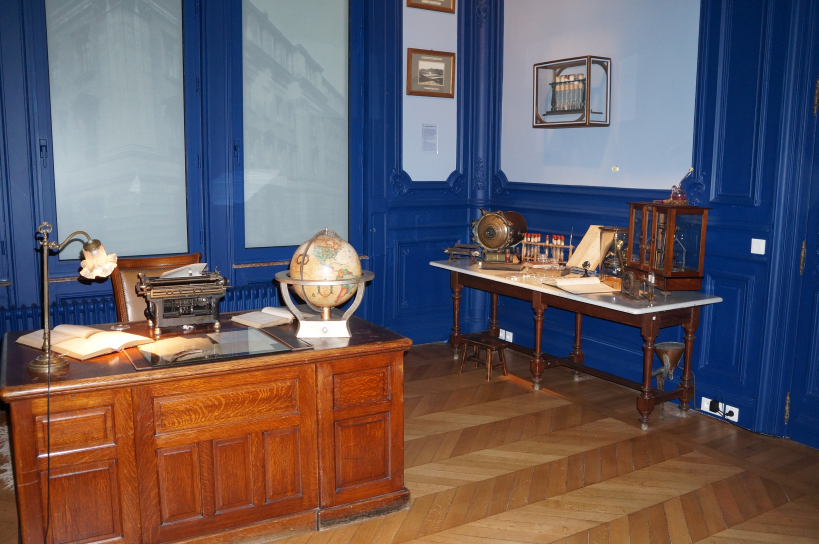
#> input picture episodes/talidomit-turkiye/img/arka_lille_lab_kaynak.jpg, 2456 x 1632 px (shown at 1/3 size)
$ python gorsel.py
#> lines starting #> are read from the running program, lines starting #| are printed output that depends on the picture
"""talidomit-turkiye arka plan ve kanıt görselleri (kaynaklardan yeniden üretir).

    python episodes/talidomit-turkiye/gorsel.py

- img/arka_lille_lab.jpg: Lille, Musée de l'Institut Pasteur, Calmette-Guérin laboratuvarı (Pierre André Leclercq,
  CC BY-SA 4.0; kaynak 4912x3264, img/arka_lille_lab_kaynak.jpg = 2456x1632 küçültülmüş kopya). Kare kırpım
  (masa + daktilo + küre solda, deney masası ve tüp rafları sağda), mavi duvarların doygunluğu azaltıldı,
  hafif aydınlatma (STIL §6: diyalog karesi parlaklığı ~121, doygunluk ~0,2).
- img/kanit_1_protez_810.jpg (kanıt 1, videoda): Science Museum London, 'Artificial limbs for a thalidomide child,
  1961-1965' (CC BY-SA 2.0). y 50-731 kırpım (omuz askısı, iki yapay kol ve kanca eller, deri kalça parçası),
  1080x810 (4:3 letterbox, altın dönem kanıt boyu); fon genişletilmedi.
- img/kanit_1_protez.jpg: (yedek, kullanılmıyor) aynı nesnenin tamamı (omuz askısından ayakkabılara), y 80-1210
  kırpım, düz mavi stüdyo fonu iki yandan 111 px aynalanıp yumuşatılarak 1080x1080 kareye genişletildi.
- img/telifli/kanit_2_sdd_mobil.png (son kanıt, 1080x667): Sağlık Dünyası Dergisi haber sayfasının mobil ekran
  görüntüsü (img/telifli/kanit_2_sdd_mobil_kaynak.png; 412 px CSS genişlik, 2,62x DPR, 12.10.2026, açılır reklam
  katmanı gizlendi). Üstte site logo çubuğu (telefon arayüzünün hamburger menü ve arama simgesi çubuk rengiyle
  boyandı) + sayfa başlığı (y 0-282), altta haber başlık görseli (y 705-1076):
  aradaki özet paragrafı ("yüzlerce, binlerce çocuğun hayatını kurtarmıştır") ile tarih/paylaş satırı ve görselin
  altındaki doğrulanmamış "kök hücre ... ilk bilim insanı" bandı çıkarıldı. Telifli: git'e girmez.
- img/telifli/kanit_2_sdd_manset.jpg: (eski, kullanılmıyor) aynı başlık görselinin 1080x436 şeridi.
- img/telifli/kanit_yedek_tfd_2012.png (YEDEK, videoda yok; 1080x~630): Türk Farmakoloji Derneği E-Bülteni 114 (2012)
  s. 10, "Türkiye'de Talidomid Gerçeği" (kaynak: PDF sayfa 11, 220 dpi, img/telifli/kanit_yedek_tfd_kaynak.png).
  Üstte bülten bandı + başlık/yazar, altta Akcasu tanıklığı paragrafı (Kaymakçalan, ruhsat, Bakanlık). Telifli.
"""
from pathlib import Path

import numpy as np
from PIL import Image, ImageDraw, ImageEnhance, ImageFilter

HERE = Path(__file__).resolve().parent
IMG = HERE / "img"
BAR = (250, 250, 250)  # Sağlık Dünyası mobil logo çubuğunun rengi


def arka() -> None:
    im = Image.open(IMG / "arka_lille_lab_kaynak.jpg").convert("RGB")
#> im is the input picture: PIL image 2456x1632 RGB; mean R, G, B 102.8, 92.4, 98
    # kare: x 300-1932 (1632 px), tam yükseklik
    sq = im.crop((300, 0, 1932, 1632))
    sq = ImageEnhance.Color(sq).enhance(0.45)
    sq = ImageEnhance.Brightness(sq).enhance(1.07)
    sq.save(IMG / "arka_lille_lab.jpg", quality=92)
    print("arka_lille_lab.jpg", sq.size)
#| arka_lille_lab.jpg (1632, 1632)


def protez() -> None:
    im = Image.open(IMG / "kanit_1_protez_kaynak.jpg").convert("RGB")
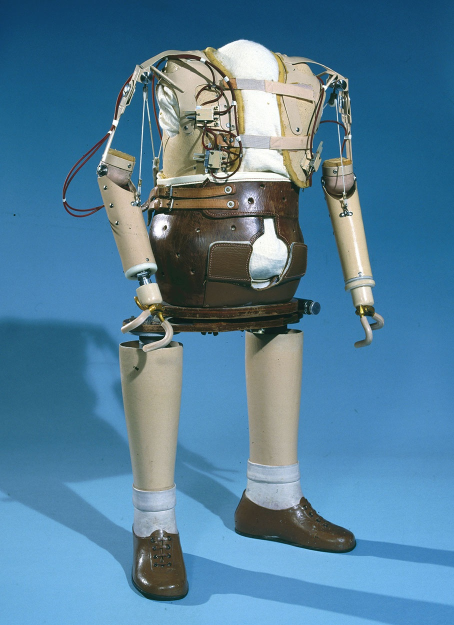
#> input picture episodes/talidomit-turkiye/img/kanit_1_protez_kaynak.jpg, 908 x 1250 px (shown at 1/2 size)
#> im is the input picture: PIL image 908x1250 RGB; mean R, G, B 83.1, 126.5, 153.7
    c = im.crop((0, 80, 908, 1210))
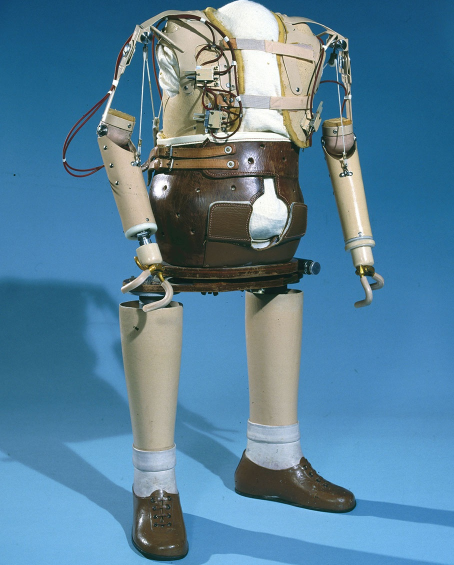
#> c: PIL image 908x1130 RGB (shown at 1/2 size); mean R, G, B 86.9, 128.7, 154.3
    h = c.height
#> h = 1130
    side = (h - 908) // 2
#> side = 111
    can = Image.new("RGB", (h, h))
#> can: PIL image 1130x1130 RGB; every value is 0
    ls = c.crop((0, 0, side, h)).transpose(Image.FLIP_LEFT_RIGHT).filter(ImageFilter.GaussianBlur(5))
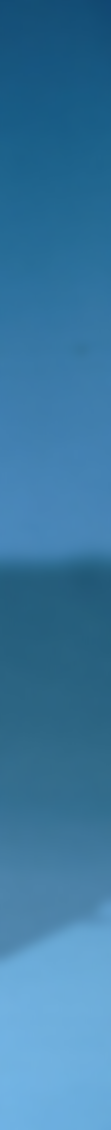
#> ls: PIL image 111x1130 RGB; mean R, G, B 58.9, 120.7, 161.3
    rs = c.crop((908 - side, 0, 908, h)).transpose(Image.FLIP_LEFT_RIGHT).filter(ImageFilter.GaussianBlur(5))
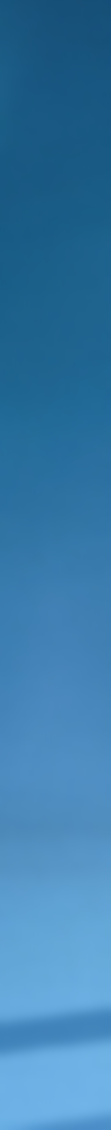
#> rs: PIL image 111x1130 RGB; mean R, G, B 57.4, 123.3, 170.7
    can.paste(ls, (0, 0))
    can.paste(rs, (side + 908, 0))
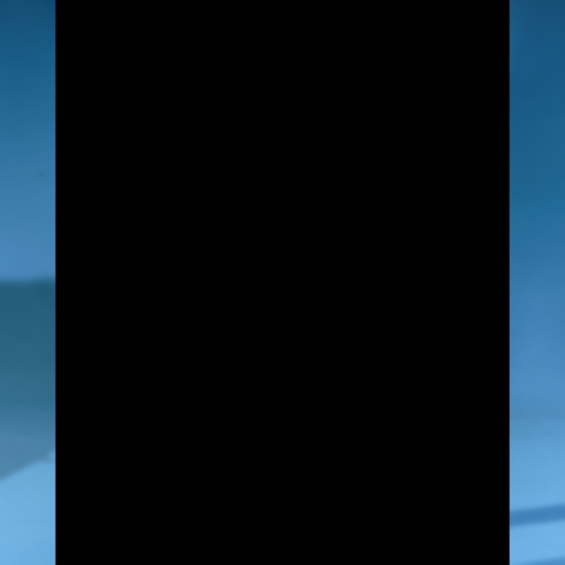
#> can: PIL image 1130x1130 RGB (shown at 1/2 size); mean R, G, B 11.4, 24, 32.6
    can.paste(c, (side, 0))
    a = np.array(can).astype(np.float32)
    bl = np.array(can.filter(ImageFilter.GaussianBlur(4))).astype(np.float32)
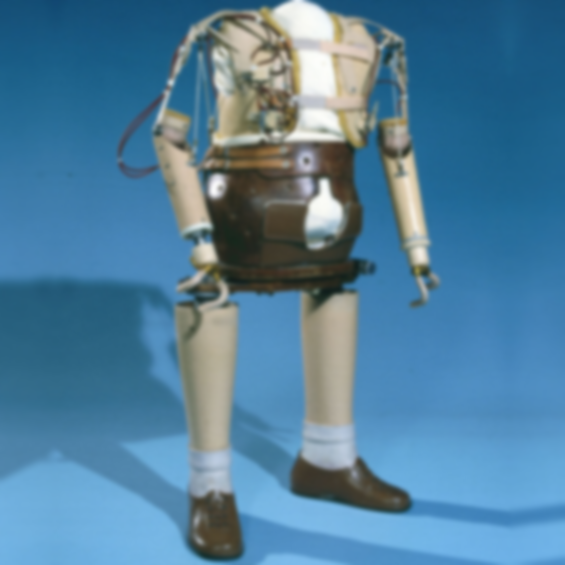
#> bl: shape (1130, 1130, 3) float32 (shown at 1/2 size); mean R, G, B 81.2, 127.3, 156.5
    for sx in (side, side + 908):
        for dx in range(-6, 7):
            w = 1 - abs(dx) / 7
            a[:, sx + dx] = a[:, sx + dx] * (1 - w) + bl[:, sx + dx] * w
    out = Image.fromarray(np.clip(a, 0, 255).astype(np.uint8)).resize((1080, 1080), Image.LANCZOS)
    out.save(IMG / "kanit_1_protez.jpg", quality=93)
    print("kanit_1_protez.jpg", out.size)
#| kanit_1_protez.jpg (1080, 1080)


def protez_810() -> None:
    """Kanıt 1 (videoda kullanılan): 4:3 letterbox, altın dönem kanıt boyu (537-816 px; STIL §8).

    y 50-731 kırpım (908x681): omuz askısı, iki yapay kol ve kanca eller, deri kalça parçası; fon genişletilmez,
    LANCZOS ile 1080x810. Tuvalde y 555-1365'e oturur; 10,5 sn'de siyah bantlar geri gelir ve kanıt bloğunu belli eder.
    """
    im = Image.open(IMG / "kanit_1_protez_kaynak.jpg").convert("RGB")
    assert im.size == (908, 1250)
    out = im.crop((0, 50, 908, 731)).resize((1080, 810), Image.LANCZOS)
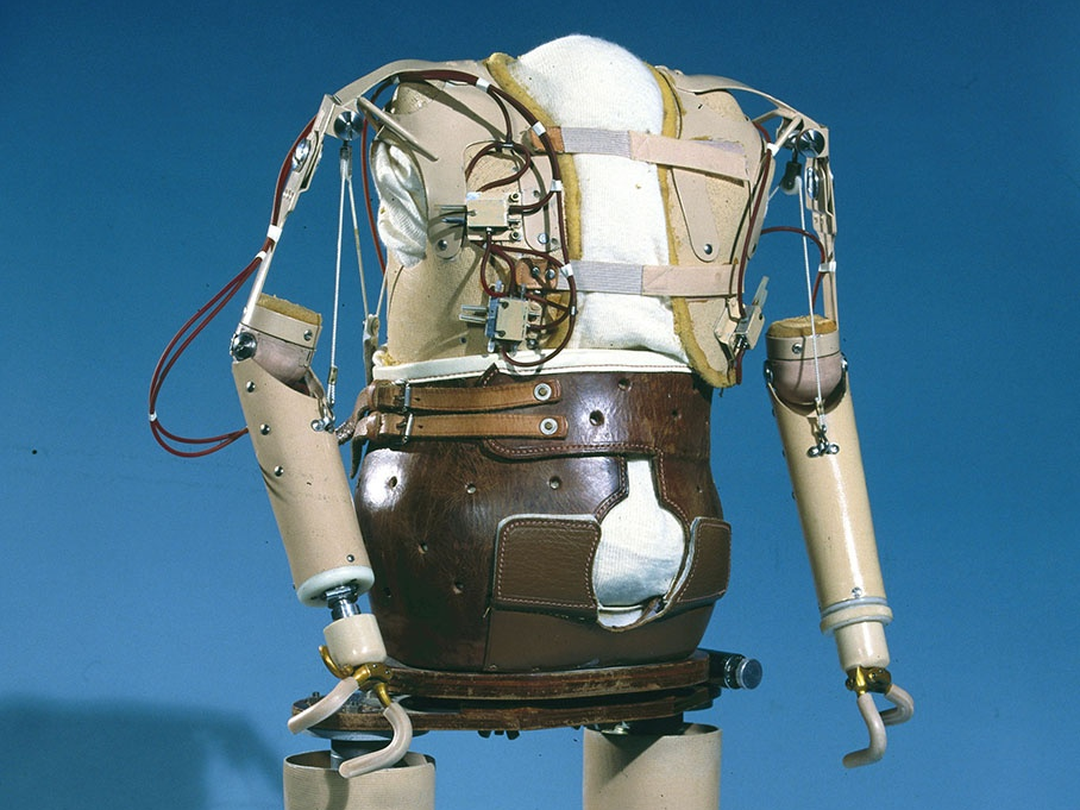
#> out: PIL image 1080x810 RGB; mean R, G, B 77.9, 115.1, 135.6
    out.save(IMG / "kanit_1_protez_810.jpg", quality=93)
    print("kanit_1_protez_810.jpg", out.size)
#| kanit_1_protez_810.jpg (1080, 810)


def sdd() -> None:
#> (the run stopped early here; a loop or call above may not have finished)
